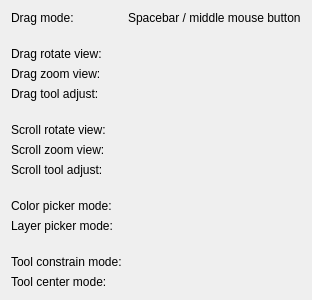
          <widget class="QWidget">
           <layout class="QFormLayout">
            <item row="0" column="0">
             <widget class="QLabel">
              <property name="text">
               <string>Drag mode:</string>
              </property>
             </widget>
            </item>
            <item row="0" column="1">
             <widget class="QLabel">
              <property name="text">
               <string>Spacebar / middle mouse button</string>
              </property>
             </widget>
            </item>
            <item row="2" column="0">
             <widget class="QLabel">
              <property name="text">
               <string>Drag rotate view:</string>
              </property>
             </widget>
            </item>
            <item row="2" column="1">
             <widget class="widgets::ModifierKeys" name="dragRotateKeys" native="true"/>
            </item>
            <item row="4" column="0">
             <widget class="QLabel">
              <property name="text">
               <string>Drag zoom view:</string>
              </property>
             </widget>
            </item>
            <item row="4" column="1">
             <widget class="widgets::ModifierKeys" name="dragZoomKeys" native="true"/>
            </item>
            <item row="6" column="0">
             <widget class="QLabel">
              <property name="text">
               <string>Drag tool adjust:</string>
              </property>
             </widget>
            </item>
            <item row="6" column="1">
             <widget class="widgets::ModifierKeys" name="dragQuickAdjustKeys" native="true"/>
            </item>
            <item row="9" column="0">
             <widget class="QLabel">
              <property name="text">
               <string>Scroll zoom view:</string>
              </property>
             </widget>
            </item>
            <item row="9" column="1">
             <widget class="widgets::ModifierKeys" name="scrollZoomKeys" native="true"/>
            </item>
            <item row="11" column="0">
             <widget class="QLabel">
              <property name="text">
               <string>Scroll tool adjust:</string>
              </property>
             </widget>
            </item>
            <item row="11" column="1">
             <widget class="widgets::ModifierKeys" name="scrollQuickAdjustKeys" native="true"/>
            </item>
            <item row="13" column="0">
             <widget class="QLabel">
              <property name="text">
               <string>Color picker mode:</string>
              </property>
             </widget>
            </item>
            <item row="13" column="1">
             <widget class="widgets::ModifierKeys" name="colorPickKeys" native="true"/>
            </item>
            <item row="15" column="0">
             <widget class="QLabel">
              <property name="text">
               <string>Layer picker mode:</string>
              </property>
             </widget>
            </item>
            <item row="15" column="1">
             <widget class="widgets::ModifierKeys" name="layerPickKeys" native="true"/>
            </item>
            <item row="17" column="0">
             <widget class="QLabel">
              <property name="text">
               <string>Tool constrain mode:</string>
              </property>
             </widget>
            </item>
            <item row="17" column="1">
             <widget class="widgets::ModifierKeys" name="toolConstrain1Keys" native="true"/>
            </item>
            <item row="20" column="0">
             <widget class="QLabel">
              <property name="text">
               <string>Tool center mode:</string>
              </property>
             </widget>
            </item>
            <item row="20" column="1">
             <widget class="widgets::ModifierKeys" name="toolConstrain2Keys" native="true"/>
            </item>
            <item row="7" column="0">
             <spacer>
              <property name="orientation">
               <enum>Qt::Vertical</enum>
              </property>
              <property name="sizeHint" stdset="0">
               <size>
                <width>20</width>
                <height>10</height>
               </size>
              </property>
             </spacer>
            </item>
            <item row="12" column="0">
             <spacer>
              <property name="orientation">
               <enum>Qt::Vertical</enum>
              </property>
              <property name="sizeHint" stdset="0">
               <size>
                <width>20</width>
                <height>10</height>
               </size>
              </property>
             </spacer>
            </item>
            <item row="16" column="0">
             <spacer>
              <property name="orientation">
               <enum>Qt::Vertical</enum>
              </property>
              <property name="sizeHint" stdset="0">
               <size>
                <width>20</width>
                <height>10</height>
               </size>
              </property>
             </spacer>
            </item>
            <item row="1" column="0">
             <spacer>
              <property name="orientation">
               <enum>Qt::Vertical</enum>
              </property>
              <property name="sizeHint" stdset="0">
               <size>
                <width>20</width>
                <height>10</height>
               </size>
              </property>
             </spacer>
            </item>
            <item row="8" column="0">
             <widget class="QLabel">
              <property name="text">
               <string>Scroll rotate view:</string>
              </property>
             </widget>
            </item>
            <item row="8" column="1">
             <widget class="widgets::ModifierKeys" name="scrollRotateKeys" native="true"/>
            </item>
           </layout>
          </widget>
